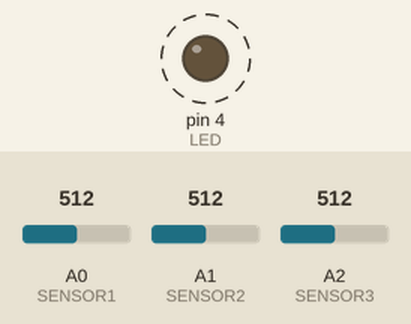
Simulated run of this sketch. Board: Arduino Uno, built with avr-gcc and run on an emulated ATmega328P. Parts: output pins drawn as LEDs (lit = HIGH). Dashed ring = blinking. The inputs (shaded band) are chosen by the test bench; at power-on: A0 (SENSOR1) = 512, A1 (SENSOR2) = 512, A2 (SENSOR3) = 512. What the sketch prints to the serial monitor is not drawn.

Above: at 0.15 s.
Timing chart, 0 to 3.0 s (numbered marks = the images above):
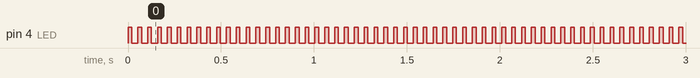

Measured:
- by itself, pin 4 (LED): alternates HIGH for 0.02 s and LOW for 0.03 s

The sketch:

ArduinoUnitySerial.ino
```cpp
int baud_rate =  9600;

int halfFreq = 20; // half of the total period in which the LED is on

int LED = 4;    // D02

void setup() {
  // put your setup code here, to run once:
  Serial.begin(baud_rate);
  pinMode(LED, OUTPUT);
}

//
// Custom Functions
//
void flash() {
  digitalWrite(LED,HIGH);
  delay(halfFreq);
  digitalWrite(LED,LOW);
  delay(halfFreq);
}
//String intToFormatString(int num) {
//  // using solution from https://stackoverflow.com/questions/225362/convert-a-number-to-a-string-with-specified-length-in-c
//  char s[bitWidth];                 // Instantiate String
//  snprintf(s, bitWidth, "%0d", num);  // Fill String
//  return s;
//}

int SENSOR1 = A0;// A00
int SENSOR2 = A1;
int SENSOR3 = A2;
int V1, V2, V3;
int A_1, A_2, A_3;
String message;
void loop() {
  // Flash LED
  flash();

  // Read Sensor
  V1 = analogRead(SENSOR1);
  V2 = analogRead(SENSOR2);
  V3 = analogRead(SENSOR3);

  //Convert to Angle
//  A_1 = log((double)V1 / 810.54) / (-.027);
//  A_2 = log((double)V2 / 810.54) / (-.027);
//  A_3 = log((double)V3 / 810.54) / (-.027);
  // Print to USB
  Serial.print( String(V1) );
  Serial.print(".");
  Serial.print( String(V2) );
  Serial.print(".");
  Serial.print( String(V3) );
  Serial.print("\n");
  Serial.flush();
}
```
